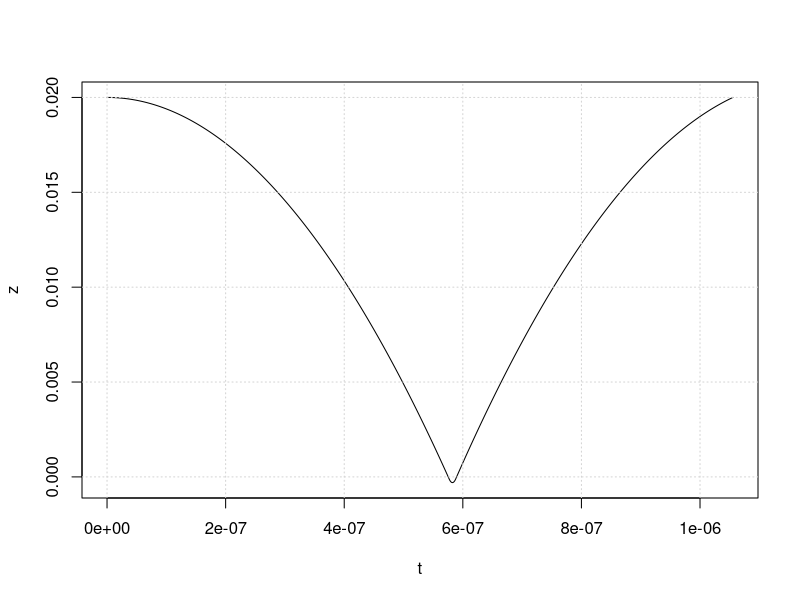
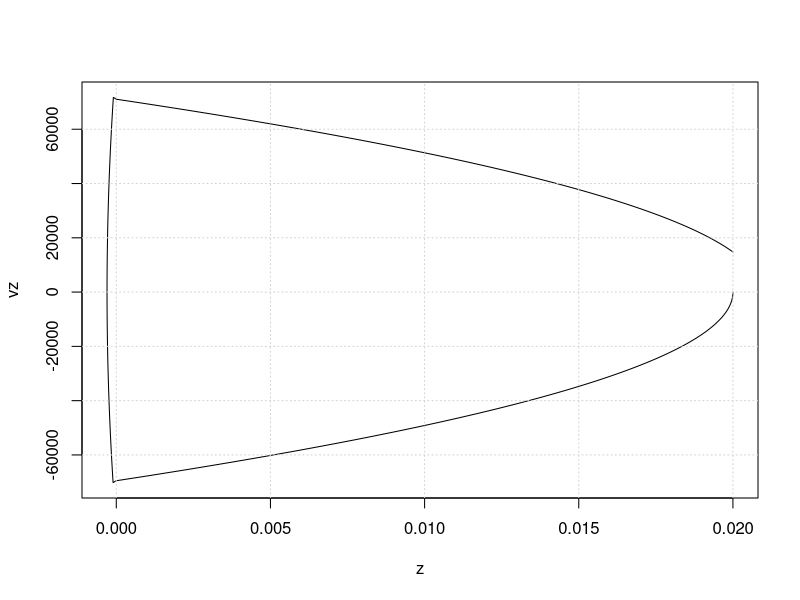

Recreate these plots in R, in order.
traj <- read.csv("trajectory.csv", header=TRUE, colClasses = c("numeric","numeric","numeric"))
colnames(traj) <- c("t","z","vz")

plot(with(traj, z ~ t), type = "l"); grid()
plot(with(traj, vz ~ z), type = "l"); grid()



